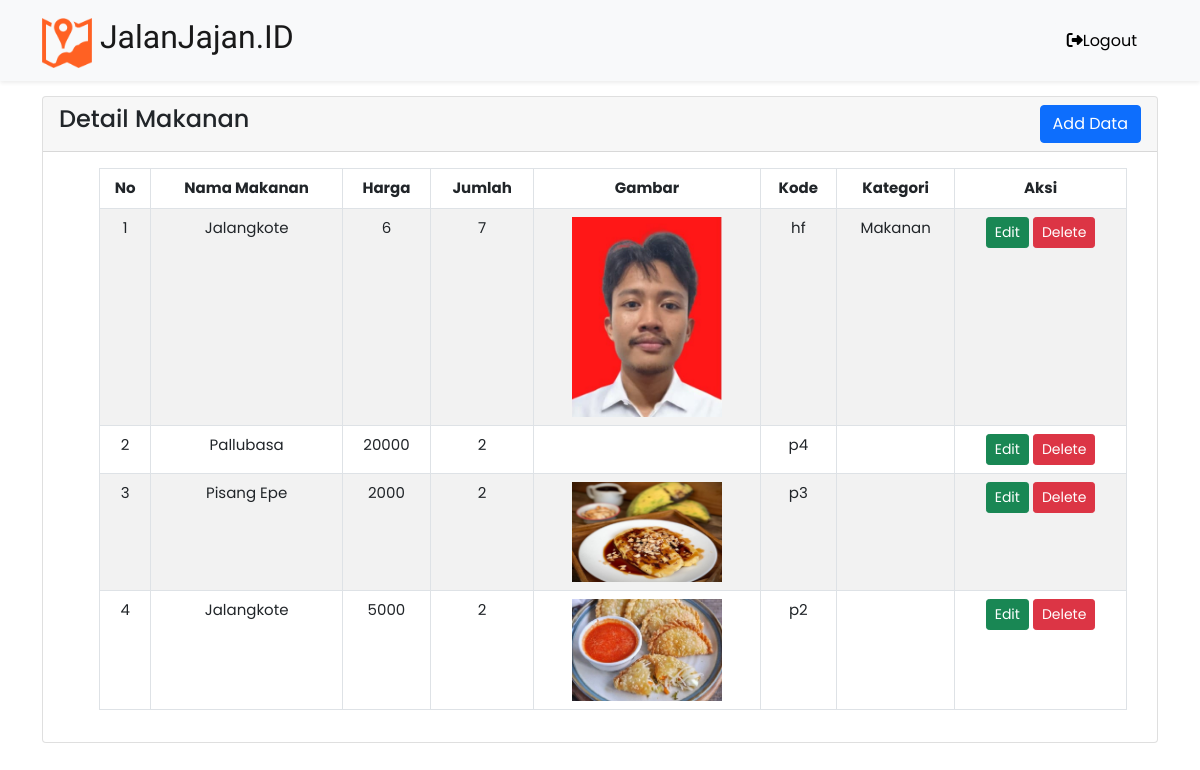
/admin.php (signed in), run on the app's committed database.
### tables this page shows
CREATE TABLE `product` (
  `id` int(11) NOT NULL,
  `product_name` varchar(255) NOT NULL,
  `product_price` varchar(100) NOT NULL,
  `product_qty` int(11) NOT NULL DEFAULT 1,
  `product_image` varchar(255) NOT NULL,
  `product_code` varchar(50) NOT NULL,
  `category` varchar(50) NOT NULL
);

### admin.php (the view, shortened to what this page needs)
<?php
    require 'config.php';
?>
<!DOCTYPE html>
<html>
<head>
    <link href="https://cdn.jsdelivr.net/npm/bootstrap@5.1.0/dist/css/bootstrap.min.css" rel="stylesheet">
    <link rel="stylesheet" href="https://cdnjs.cloudflare.com/ajax/libs/font-awesome/6.2.0/css/all.min.css">
    <link rel="stylesheet" href="gaya2.css">
</head>
<body>
    <nav class="navbar navbar-expand-lg navbar-light bg-light shadow-sm fixed-top">
      <div class="container">
        <a class="navbar-brand" href="index.php">
          <img src="img/logo4.png" alt="" width="50" height="50" class="d-inline-block align-text-top">
          JalanJajan.ID
        </a>
        <div class="collapse navbar-collapse" id="navbarSupportedContent">
          <form class="d-flex ms-auto">
            <a role="button" class="btn btn-light me-2" type="button" href="index.php"><i class="fa-solid fa-right-from-bracket"></i></i>Logout</a>
          </form>
        </div>
      </div>
    </nav>
<div class="container mt-5">
<div class="row">
    <div class="col-md-12">
        <div class="card mt-5">
            <div class="card-header">
                <h4>Detail Makanan
                    <a href="tambah.php" class="btn btn-primary float-end">Add Data</a>
                </h4>
            </div>
            <div class="card-body">
                <table class="table table-bordered table-striped">
                    <thead>
                        <tr>
                            <th>No</th>
                            <th>Nama Makanan</th>
                            <th>Harga</th>
                            <th>Jumlah</th>
                            <th>Gambar</th>
                            <th>Kode</th>
                            <th>Kategori</th>
                            <th>Aksi</th>
                        </tr>
                    </thead>
                    <tbody>
                        <?php
                            $query = "SELECT * FROM product ORDER BY id DESC";
                            $query_run = mysqli_query($conn, $query);
                            if(mysqli_num_rows($query_run) > 0)
                            { $no = 1;
                                foreach($query_run as $data)
                                {
                                    ?>
                                    <tr>
                                        <td><?= $no; ?></td>
                                        <td><?= $data['product_name']; ?></td>
                                        <td><?= $data['product_price']; ?></td>
                                        <td><?= $data['product_qty']; ?></td>
                                        <td><img width="150px" src="gambar/<?php echo $data['product_image'];?>" alt=""></td>
                                        <td><?= $data['product_code']; ?></td>
                                        <td><?= $data['category']; ?></td>
                                        <td>
                                            <a href="edit.php?id=<?= $data['id']; ?>" class="btn btn-success btn-sm">Edit</a>
                                            <form action="code.php" method="POST" class="d-inline">
                                                <button type="submit" name="delete_makanan" value="<?=$data['id'];?>" class="btn btn-danger btn-sm" onClick="Yakin?;">Delete</button>
                                            </form>
                                        </td>
                                    </tr>
                                    <?php $no++; ?>
                                    <?php
                                }
                                    }
                                    else
                                    {
                                        echo "<h5> No Record Found </h5>";
                                    }
                                ?>
                    </tbody>
                </table>
            </div>
        </div>
    </div>
</div>
</div>
    </body>
</html>

### gaya2.css (style rules this page uses)
body { font-family: 'Poppins', sans-serif; font-size: 15px; overflow-x: hidden; }
.navbar-brand { font-family: 'Viga', sans-serif; font-size: 32px; }
.table { margin-left: 40px; margin-right: 40px; width: 95%; }
table th { text-align: center; }
table td { text-align: center; }

### data on the page
product: product_name "Jalangkote", product_price "6", product_qty "7", product_image (picture), product_code "hf", category "Makanan", $data['id'] 28 (drawn)
product: product_name "Pallubasa", product_price "20000", product_qty "2", product_code "p4", $data['id'] 16 (drawn)
product: product_name "Pisang Epe", product_price "2000", product_qty "2", product_image (picture), product_code "p3", $data['id'] 15 (drawn)
product: product_name "Jalangkote", product_price "5000", product_qty "2", product_image (picture), product_code "p2", $data['id'] 14 (drawn)
